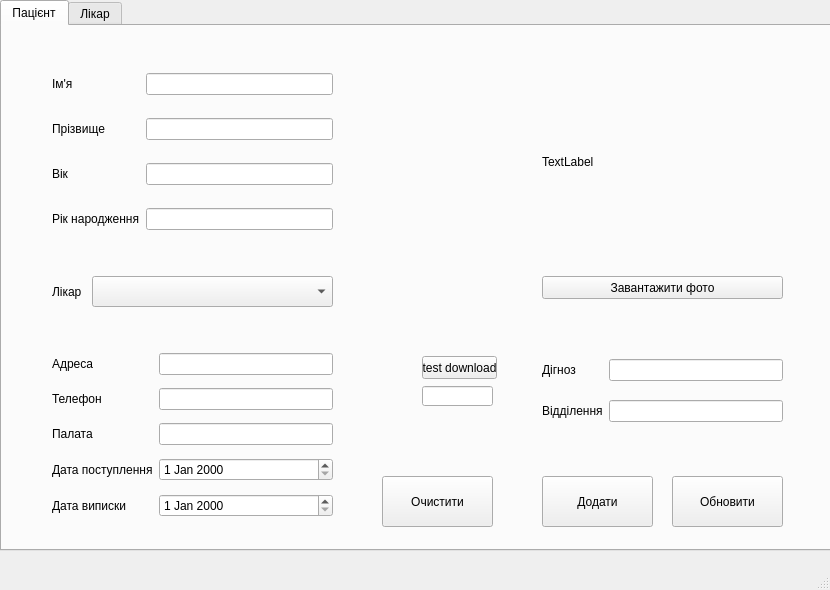
<?xml version="1.0" encoding="UTF-8"?>
<ui version="4.0">
 <class>MainWindow</class>
 <widget class="QMainWindow" name="MainWindow">
  <property name="geometry">
   <rect>
    <x>0</x>
    <y>0</y>
    <width>830</width>
    <height>590</height>
   </rect>
  </property>
  <property name="minimumSize">
   <size>
    <width>830</width>
    <height>590</height>
   </size>
  </property>
  <property name="maximumSize">
   <size>
    <width>830</width>
    <height>590</height>
   </size>
  </property>
  <property name="mouseTracking">
   <bool>false</bool>
  </property>
  <property name="windowTitle">
   <string>Hospitalqt</string>
  </property>
  <property name="toolButtonStyle">
   <enum>Qt::ToolButtonIconOnly</enum>
  </property>
  <property name="tabShape">
   <enum>QTabWidget::Rounded</enum>
  </property>
  <widget class="QWidget" name="centralwidget">
   <widget class="QTabWidget" name="tabWidget">
    <property name="geometry">
     <rect>
      <x>0</x>
      <y>0</y>
      <width>841</width>
      <height>551</height>
     </rect>
    </property>
    <property name="minimumSize">
     <size>
      <width>841</width>
      <height>551</height>
     </size>
    </property>
    <property name="maximumSize">
     <size>
      <width>841</width>
      <height>551</height>
     </size>
    </property>
    <property name="currentIndex">
     <number>0</number>
    </property>
    <widget class="QWidget" name="tab">
     <attribute name="title">
      <string>Пацієнт</string>
     </attribute>
     <widget class="QWidget" name="gridLayoutWidget">
      <property name="geometry">
       <rect>
        <x>50</x>
        <y>30</y>
        <width>281</width>
        <height>191</height>
       </rect>
      </property>
      <layout class="QGridLayout" name="gridLayout">
       <item row="0" column="0">
        <widget class="QLabel" name="label">
         <property name="text">
          <string>Ім'я</string>
         </property>
        </widget>
       </item>
       <item row="1" column="1">
        <widget class="QLineEdit" name="linesurname"/>
       </item>
       <item row="2" column="0">
        <widget class="QLabel" name="label_3">
         <property name="text">
          <string>Вік</string>
         </property>
        </widget>
       </item>
       <item row="2" column="1">
        <widget class="QLineEdit" name="lineage"/>
       </item>
       <item row="1" column="0">
        <widget class="QLabel" name="label_2">
         <property name="text">
          <string>Прізвище</string>
         </property>
        </widget>
       </item>
       <item row="0" column="1">
        <widget class="QLineEdit" name="lineEditname"/>
       </item>
       <item row="4" column="1">
        <widget class="QLineEdit" name="linebirth"/>
       </item>
       <item row="4" column="0">
        <widget class="QLabel" name="label_4">
         <property name="text">
          <string>Рік народження</string>
         </property>
        </widget>
       </item>
      </layout>
     </widget>
     <widget class="QWidget" name="gridLayoutWidget_2">
      <property name="geometry">
       <rect>
        <x>50</x>
        <y>320</y>
        <width>281</width>
        <height>181</height>
       </rect>
      </property>
      <layout class="QGridLayout" name="gridLayout_2">
       <item row="0" column="1">
        <widget class="QLabel" name="label_5">
         <property name="text">
          <string>Адреса              </string>
         </property>
        </widget>
       </item>
       <item row="2" column="2">
        <widget class="QLineEdit" name="linechamber"/>
       </item>
       <item row="1" column="1">
        <widget class="QLabel" name="label_6">
         <property name="text">
          <string>Телефон</string>
         </property>
        </widget>
       </item>
       <item row="1" column="2">
        <widget class="QLineEdit" name="linephone"/>
       </item>
       <item row="3" column="1">
        <widget class="QLabel" name="label_8">
         <property name="text">
          <string>Дата поступлення</string>
         </property>
        </widget>
       </item>
       <item row="2" column="1">
        <widget class="QLabel" name="label_7">
         <property name="text">
          <string>Палата</string>
         </property>
        </widget>
       </item>
       <item row="0" column="2">
        <widget class="QLineEdit" name="lineadress"/>
       </item>
       <item row="4" column="1">
        <widget class="QLabel" name="label_9">
         <property name="text">
          <string>Дата виписки</string>
         </property>
        </widget>
       </item>
       <item row="3" column="2">
        <widget class="QDateEdit" name="dateEdit"/>
       </item>
       <item row="4" column="2">
        <widget class="QDateEdit" name="dateEdit_2"/>
       </item>
      </layout>
     </widget>
     <widget class="QPushButton" name="pushButton">
      <property name="geometry">
       <rect>
        <x>540</x>
        <y>450</y>
        <width>111</width>
        <height>51</height>
       </rect>
      </property>
      <property name="text">
       <string>Додати</string>
      </property>
     </widget>
     <widget class="QPushButton" name="pushButton_2">
      <property name="geometry">
       <rect>
        <x>670</x>
        <y>450</y>
        <width>111</width>
        <height>51</height>
       </rect>
      </property>
      <property name="text">
       <string>Обновити</string>
      </property>
     </widget>
     <widget class="QLabel" name="photoLabel">
      <property name="geometry">
       <rect>
        <x>540</x>
        <y>30</y>
        <width>241</width>
        <height>211</height>
       </rect>
      </property>
      <property name="cursor">
       <cursorShape>ArrowCursor</cursorShape>
      </property>
      <property name="text">
       <string>TextLabel</string>
      </property>
     </widget>
     <widget class="QPushButton" name="loadphoto">
      <property name="geometry">
       <rect>
        <x>540</x>
        <y>250</y>
        <width>241</width>
        <height>23</height>
       </rect>
      </property>
      <property name="text">
       <string>Завантажити фото</string>
      </property>
     </widget>
     <widget class="QPushButton" name="pushButton_3">
      <property name="geometry">
       <rect>
        <x>420</x>
        <y>330</y>
        <width>75</width>
        <height>23</height>
       </rect>
      </property>
      <property name="text">
       <string>test download</string>
      </property>
     </widget>
     <widget class="QLineEdit" name="lineEdit">
      <property name="geometry">
       <rect>
        <x>420</x>
        <y>360</y>
        <width>71</width>
        <height>20</height>
       </rect>
      </property>
     </widget>
     <widget class="QPushButton" name="clearbutton">
      <property name="geometry">
       <rect>
        <x>380</x>
        <y>450</y>
        <width>111</width>
        <height>51</height>
       </rect>
      </property>
      <property name="text">
       <string>Очистити</string>
      </property>
     </widget>
     <widget class="QComboBox" name="comboBox">
      <property name="geometry">
       <rect>
        <x>90</x>
        <y>250</y>
        <width>241</width>
        <height>31</height>
       </rect>
      </property>
     </widget>
     <widget class="QWidget" name="gridLayoutWidget_5">
      <property name="geometry">
       <rect>
        <x>540</x>
        <y>320</y>
        <width>241</width>
        <height>91</height>
       </rect>
      </property>
      <layout class="QGridLayout" name="gridLayout_5">
       <item row="0" column="0">
        <widget class="QLabel" name="labeldiagnosis">
         <property name="text">
          <string>Дігноз</string>
         </property>
        </widget>
       </item>
       <item row="1" column="0">
        <widget class="QLabel" name="labeldiagnosisdepartment">
         <property name="text">
          <string>Відділення</string>
         </property>
        </widget>
       </item>
       <item row="0" column="1">
        <widget class="QLineEdit" name="lineEdit_2"/>
       </item>
       <item row="1" column="1">
        <widget class="QLineEdit" name="lineEdit_3"/>
       </item>
      </layout>
     </widget>
     <widget class="QLabel" name="label_18">
      <property name="geometry">
       <rect>
        <x>50</x>
        <y>250</y>
        <width>41</width>
        <height>31</height>
       </rect>
      </property>
      <property name="text">
       <string>Лікар</string>
      </property>
     </widget>
    </widget>
    <widget class="QWidget" name="tab_2">
     <attribute name="title">
      <string>Лікар</string>
     </attribute>
     <widget class="QLabel" name="photoLabel_2">
      <property name="geometry">
       <rect>
        <x>540</x>
        <y>30</y>
        <width>241</width>
        <height>211</height>
       </rect>
      </property>
      <property name="cursor">
       <cursorShape>ArrowCursor</cursorShape>
      </property>
      <property name="text">
       <string>TextLabel</string>
      </property>
     </widget>
     <widget class="QWidget" name="gridLayoutWidget_3">
      <property name="geometry">
       <rect>
        <x>50</x>
        <y>30</y>
        <width>281</width>
        <height>191</height>
       </rect>
      </property>
      <layout class="QGridLayout" name="gridLayout_3">
       <item row="1" column="0">
        <widget class="QLabel" name="label_10">
         <property name="text">
          <string>Прізвище</string>
         </property>
        </widget>
       </item>
       <item row="2" column="1">
        <widget class="QLineEdit" name="lineage_2"/>
       </item>
       <item row="1" column="1">
        <widget class="QLineEdit" name="linesurname_2"/>
       </item>
       <item row="0" column="0">
        <widget class="QLabel" name="label_11">
         <property name="text">
          <string>Ім'я</string>
         </property>
        </widget>
       </item>
       <item row="0" column="1">
        <widget class="QLineEdit" name="lineEditname_2"/>
       </item>
       <item row="3" column="0">
        <widget class="QLabel" name="label_12">
         <property name="text">
          <string>Телефон            </string>
         </property>
        </widget>
       </item>
       <item row="2" column="0">
        <widget class="QLabel" name="label_13">
         <property name="text">
          <string>Вік</string>
         </property>
        </widget>
       </item>
       <item row="3" column="1">
        <widget class="QLineEdit" name="linenumber_2"/>
       </item>
      </layout>
     </widget>
     <widget class="QWidget" name="gridLayoutWidget_4">
      <property name="geometry">
       <rect>
        <x>50</x>
        <y>320</y>
        <width>281</width>
        <height>181</height>
       </rect>
      </property>
      <layout class="QGridLayout" name="gridLayout_4">
       <item row="4" column="1">
        <widget class="QLabel" name="label_16">
         <property name="text">
          <string>Відділення</string>
         </property>
        </widget>
       </item>
       <item row="1" column="2">
        <widget class="QLineEdit" name="linestate_2"/>
       </item>
       <item row="2" column="2">
        <widget class="QLineEdit" name="linesalary_2"/>
       </item>
       <item row="0" column="1">
        <widget class="QLabel" name="label_14">
         <property name="text">
          <string>Спеціальність    </string>
         </property>
        </widget>
       </item>
       <item row="2" column="1">
        <widget class="QLabel" name="label_17">
         <property name="text">
          <string>Зарплатня</string>
         </property>
        </widget>
       </item>
       <item row="1" column="1">
        <widget class="QLabel" name="label_15">
         <property name="text">
          <string>Посада</string>
         </property>
        </widget>
       </item>
       <item row="0" column="2">
        <widget class="QLineEdit" name="linespeciality_2"/>
       </item>
       <item row="4" column="2">
        <widget class="QLineEdit" name="linedepartment"/>
       </item>
      </layout>
     </widget>
    </widget>
   </widget>
  </widget>
  <widget class="QMenuBar" name="menubar">
   <property name="geometry">
    <rect>
     <x>0</x>
     <y>0</y>
     <width>830</width>
     <height>21</height>
    </rect>
   </property>
  </widget>
  <widget class="QStatusBar" name="statusbar">
   <property name="enabled">
    <bool>true</bool>
   </property>
  </widget>
 </widget>
 <resources/>
 <connections/>
</ui>
